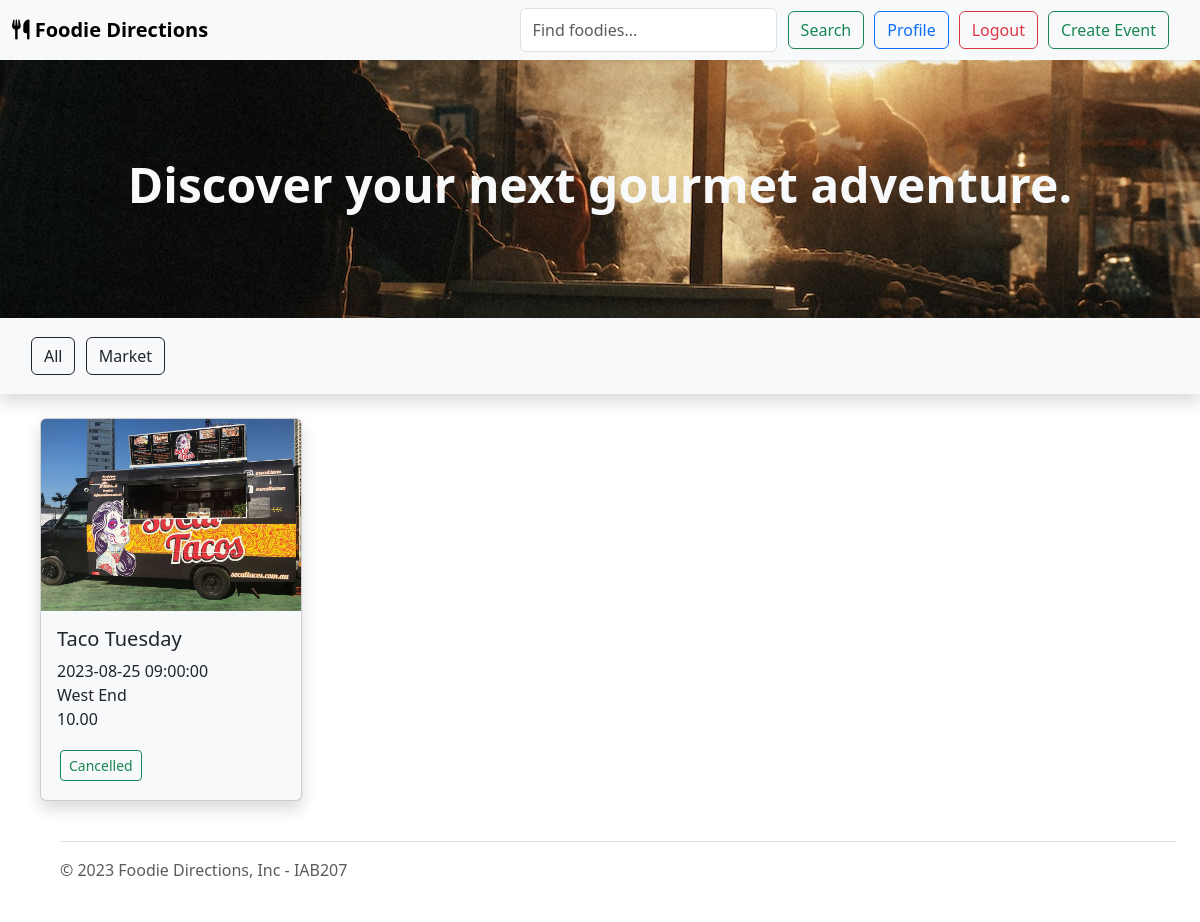
The page / (signed in) on the database its author committed.
### website/models.py (models this page shows, shortened)
class Event(db.Model):
    __tablename__ = 'events'
    id = db.Column(db.Integer, primary_key=True)
    title = db.Column(db.String(80), nullable=False)
    description = db.Column(db.String(200), nullable=False)
    image = db.Column(db.String(400))
    dateTime = db.Column(db.DateTime, nullable=False)
    price = db.Column(db.Numeric(precision=10, scale=2))
    ticketsAvailable = db.Column(db.Integer, nullable=False)
    locationName = db.Column(db.String(80), nullable=False)
    status = db.Column(db.String(20), default="Open", nullable=False)
    category = db.Column(db.String(20))
    user_id = db.Column(db.Integer, db.ForeignKey('users.id'), nullable=False)
    comments = db.relationship('Comment', backref='event')
    bookings = db.relationship('Booking', backref='event')

### website/views.py (the view)
@bp.route('/')
def index():
    events = db.session.scalars(db.select(Event)).all()
    categories = db.session.scalars(db.select(Event.category).distinct())
    return render_template('index.html', events=events, categories=categories)

### website/__init__.py (called while the page is built)
def create_app():
    app=Flask(__name__)  # this is the name of the module/package that is calling this app
    app.debug=True
    app.secret_key='862b1a0d45e29873ab29da77a06728fed0d3c783512a797a'
    app.config['SQLALCHEMY_DATABASE_URI']='sqlite:///mydbname.sqlite'
    db.init_app(app)
    bootstrap = Bootstrap5(app)
    CSRFProtect(app)
    login_manager = LoginManager()
    login_manager.login_view='auth.login'
    login_manager.init_app(app)
    from .models import User  # importing here to avoid circular references
    @login_manager.user_loader
    def load_user(user_id):
        return User.query.get(int(user_id))
    from . import views
    app.register_blueprint(views.bp)
    from . import auth
    app.register_blueprint(auth.bp)
    return app

### website/templates/index.html
{% extends 'base.html' %}
{% block header %}
    <div class="p-5 bg-light" style="background-image: url(../static/img/banner_img.jpg); background-position: center;">
        <div class="container-fluid py-5 text-center">
            <h1 class="display-5 fw-bold text-light">Discover your next gourmet adventure.</h1>
        </div>
    </div>
{% endblock %}
{% block content %}
<div class="container-fluid">
    <div class="row p-3 shadow bg-body-tertiary" id="categories">
        <div class="col-12">
            <div data-bs-spy="scroll" data-bs-smooth-scroll="true" class="horizontal-scroll" tabindex="0">
                <a type="button" class="btn btn-outline-dark" href="/#categories">All</a>
                {% for category in categories %}
                    <a type="button" class="btn btn-outline-dark" href="{{ url_for('main.category', category=category) }}#categories">{{ category }}</a>
                {% endfor %}
            </div>
        </div>
    </div>
    <div class="row mx-3 my-4">
        {% for event in events %}
        <div class="col-lg-3 col-md-4 col-sm-6 mb-3">
            <div class="card event-card shadow bg-body-tertiary">
                <img src="{{ event.image }}" class="card-img-top event-card-img" alt="...">
                <div class="card-body">
                    <h5 class="card-title">{{ event.title }}</h5>
                    <p class="card-text">{{ event.dateTime }}<br>{{ event.locationName }}<br>{{ event.price }}</p>
                    <a type="button" class="btn btn-outline-success btn-sm stretched-link" href="{{ url_for('main.event', id=event.id) }}">{{ event.status }}</a>
                </div>
            </div>
        </div>
        {% endfor %}
    </div>
</div>
{% endblock %}

### website/static/css/style.css (style rules this page uses)
.btn { margin: 3px; }
.horizontal-scroll { overflow: auto; white-space: nowrap; }
img.event-card-img { height: 12rem; object-fit: cover; }

### rows shown on the page
Event: image (picture), title "Taco Tuesday", dateTime "2023-08-25 09:00:00", locationName "West End", price "10.00", status "Cancelled"

### other values the page prints
{{ category }} "Market"
